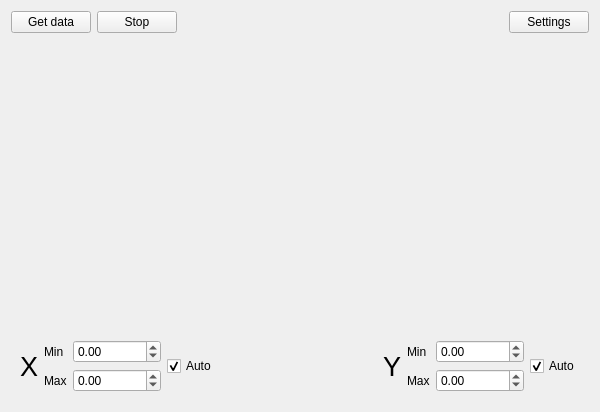
<?xml version="1.0" encoding="UTF-8"?>
<ui version="4.0">
 <class>GraphWidgWorker</class>
 <widget class="QWidget" name="GraphWidgWorker">
  <property name="windowModality">
   <enum>Qt::ApplicationModal</enum>
  </property>
  <property name="geometry">
   <rect>
    <x>0</x>
    <y>0</y>
    <width>600</width>
    <height>412</height>
   </rect>
  </property>
  <property name="minimumSize">
   <size>
    <width>600</width>
    <height>350</height>
   </size>
  </property>
  <property name="windowTitle">
   <string>Form</string>
  </property>
  <layout class="QGridLayout" name="gridLayout">
   <item row="0" column="0">
    <layout class="QVBoxLayout" name="verticalLayout_7" stretch="1,10,1">
     <item>
      <layout class="QHBoxLayout" name="horizontalLayout_4">
       <item>
        <widget class="QPushButton" name="pushButtonData">
         <property name="text">
          <string>Get data</string>
         </property>
        </widget>
       </item>
       <item>
        <widget class="QPushButton" name="pushButtonStop">
         <property name="text">
          <string>Stop</string>
         </property>
         <property name="checkable">
          <bool>true</bool>
         </property>
        </widget>
       </item>
       <item>
        <spacer name="horizontalSpacer">
         <property name="orientation">
          <enum>Qt::Horizontal</enum>
         </property>
         <property name="sizeHint" stdset="0">
          <size>
           <width>40</width>
           <height>20</height>
          </size>
         </property>
        </spacer>
       </item>
       <item>
        <widget class="QPushButton" name="pushButtonSettings">
         <property name="text">
          <string>Settings</string>
         </property>
         <property name="checkable">
          <bool>true</bool>
         </property>
         <property name="checked">
          <bool>false</bool>
         </property>
        </widget>
       </item>
      </layout>
     </item>
     <item>
      <widget class="QWidget" name="widgetPlotter" native="true">
       <layout class="QGridLayout" name="gridLayout_2" columnstretch="0,0">
        <item row="0" column="1">
         <widget class="QWidget" name="widget" native="true">
          <layout class="QGridLayout" name="gridLayout_3">
           <item row="0" column="0">
            <layout class="QVBoxLayout" name="layoutData"/>
           </item>
          </layout>
         </widget>
        </item>
        <item row="0" column="0">
         <layout class="QVBoxLayout" name="layoutPlotter"/>
        </item>
       </layout>
      </widget>
     </item>
     <item>
      <widget class="QWidget" name="widgetSettings" native="true">
       <property name="minimumSize">
        <size>
         <width>400</width>
         <height>0</height>
        </size>
       </property>
       <layout class="QHBoxLayout" name="horizontalLayout_3">
        <item>
         <layout class="QHBoxLayout" name="horizontalLayout">
          <item>
           <widget class="QLabel" name="label_3">
            <property name="font">
             <font>
              <pointsize>20</pointsize>
             </font>
            </property>
            <property name="text">
             <string>X</string>
            </property>
           </widget>
          </item>
          <item>
           <layout class="QVBoxLayout" name="verticalLayout_3">
            <item>
             <widget class="QLabel" name="label">
              <property name="text">
               <string>Min</string>
              </property>
             </widget>
            </item>
            <item>
             <widget class="QLabel" name="label_2">
              <property name="text">
               <string>Max</string>
              </property>
             </widget>
            </item>
           </layout>
          </item>
          <item>
           <layout class="QVBoxLayout" name="verticalLayout_2">
            <item>
             <widget class="QDoubleSpinBox" name="spinBoxXMin">
              <property name="minimum">
               <double>-100000.000000000000000</double>
              </property>
              <property name="maximum">
               <double>100000.000000000000000</double>
              </property>
             </widget>
            </item>
            <item>
             <widget class="QDoubleSpinBox" name="spinBoxXMax">
              <property name="minimum">
               <double>-100000.000000000000000</double>
              </property>
              <property name="maximum">
               <double>100000.000000000000000</double>
              </property>
             </widget>
            </item>
           </layout>
          </item>
          <item>
           <layout class="QVBoxLayout" name="verticalLayout">
            <item>
             <widget class="QCheckBox" name="checkBoxXAuto">
              <property name="text">
               <string>Auto</string>
              </property>
              <property name="checked">
               <bool>true</bool>
              </property>
             </widget>
            </item>
           </layout>
          </item>
         </layout>
        </item>
        <item>
         <spacer name="horizontalSpacer_2">
          <property name="orientation">
           <enum>Qt::Horizontal</enum>
          </property>
          <property name="sizeHint" stdset="0">
           <size>
            <width>40</width>
            <height>20</height>
           </size>
          </property>
         </spacer>
        </item>
        <item>
         <layout class="QHBoxLayout" name="horizontalLayout_2">
          <item>
           <widget class="QLabel" name="label_4">
            <property name="font">
             <font>
              <pointsize>20</pointsize>
             </font>
            </property>
            <property name="text">
             <string>Y</string>
            </property>
           </widget>
          </item>
          <item>
           <layout class="QVBoxLayout" name="verticalLayout_4">
            <item>
             <widget class="QLabel" name="label_5">
              <property name="text">
               <string>Min</string>
              </property>
             </widget>
            </item>
            <item>
             <widget class="QLabel" name="label_6">
              <property name="text">
               <string>Max</string>
              </property>
             </widget>
            </item>
           </layout>
          </item>
          <item>
           <layout class="QVBoxLayout" name="verticalLayout_5">
            <item>
             <widget class="QDoubleSpinBox" name="spinBoxYMin">
              <property name="minimum">
               <double>-100000.000000000000000</double>
              </property>
              <property name="maximum">
               <double>100000.000000000000000</double>
              </property>
             </widget>
            </item>
            <item>
             <widget class="QDoubleSpinBox" name="spinBoxYMax">
              <property name="minimum">
               <double>-100000.000000000000000</double>
              </property>
              <property name="maximum">
               <double>100000.000000000000000</double>
              </property>
             </widget>
            </item>
           </layout>
          </item>
          <item>
           <layout class="QVBoxLayout" name="verticalLayout_6">
            <item>
             <widget class="QCheckBox" name="checkBoxYAuto">
              <property name="text">
               <string>Auto</string>
              </property>
              <property name="checked">
               <bool>true</bool>
              </property>
             </widget>
            </item>
           </layout>
          </item>
         </layout>
        </item>
       </layout>
      </widget>
     </item>
    </layout>
   </item>
  </layout>
 </widget>
 <resources/>
 <connections/>
</ui>
